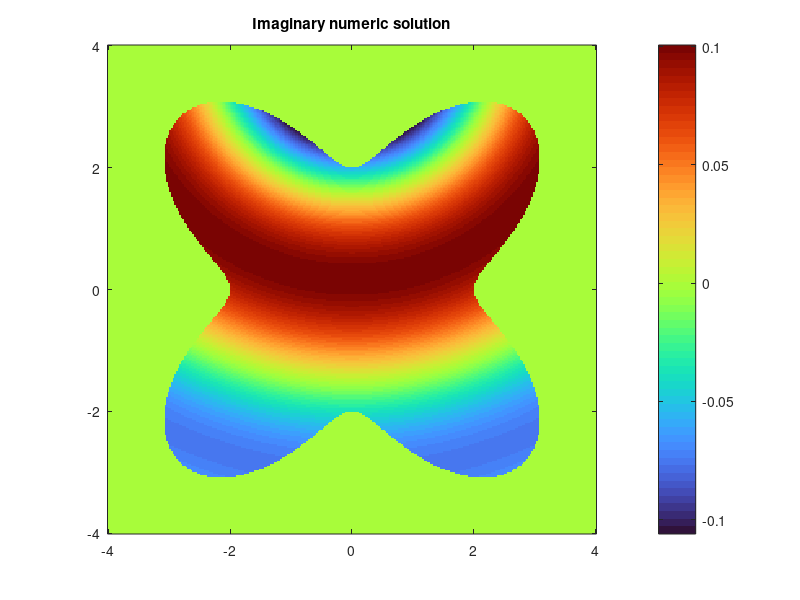

The MATLAB script that drew this image:
% Same initialization as before
N=300;
tvec = linspace(-pi+2*pi/N, pi, N);
rvec = 3+cos(4.*tvec+pi);
rprimvec = -4*sin(4.*tvec+pi);
rbisvec = -16*cos(4.*tvec+pi);
y1 = rvec .*cos(tvec);
y2 = rvec .*sin(tvec);
nu1 = rvec .* cos(tvec) + rprimvec .* sin(tvec);
nu2 = rvec .* sin(tvec) - rprimvec .* cos(tvec);
nu1 = nu1 ./ sqrt( rvec.^2+ rprimvec.^2 );
nu2 = nu2 ./ sqrt( rvec.^2+ rprimvec.^2 );

A_k = zeros(N,N); % Initialize  
vecdsdt = sqrt(rprimvec.^2+rvec.^2);
p = [0;4]; % point outside D
k = 1; % Define k-value
% Modified computation for loop for Helmholtz equation
for i = 1:N
    for j = 1:N
        nu_i = [nu1(i), nu2(i)];
    
        r_j = [y1(j), y2(j)];
        r_i = [y1(i), y2(i)];
        
        difference = r_i - r_j;
        hankel_func = besselh(1,1,k*norm(difference)); %phi_k is the Hankel function
        taljare = (1i*k/4)*hankel_func; 
        namnare = (norm(difference)); 
    
        A_k(i,j) = dot(nu_i, difference)*taljare/namnare; % computing elements
    end
end
% Updating diagonal elements with the limit
for i = 1:N
    taljare = rprimvec(i)^2 - 0.5*rbisvec(i)*rvec(i)+0.5*rvec(i)^2;
    namnare = 2*pi*(rprimvec(i)^2 + rvec(i)^2)^(3/2);
    A_k(i,i) = taljare/namnare;
end

%%
M = 300; % pick something here
x1field = linspace(-4, 4, M);
x2field = linspace(-4, 4, M);
ufield = zeros(M,M);
exactfield = zeros(M,M);
% Modified g function with Helmholtz criteria
gvec = (1i*k/4) * besselh(1,1,k*vecnorm([y1;y2]-p))./vecnorm([y1;y2]-p) .* (dot(([y1;y2]-p),[nu1;nu2]));
hvec = (-eye(N)/2+ 2*pi/N * A_k * diag(vecdsdt))\gvec.';
hvec = hvec.';

for ix1=1:M
   for ix2=1:M
        x1=x1field(ix1);
        x2=x2field(ix2);
        t=angle(complex(x1,x2));
        radius= 3+cos(4*t+pi); %formula for rvec
        if x1^2+ x2^2< radius^2
           phivec = (-1i / 4) * besselh(0, k * vecnorm([y1;y2] - [x1;x2])); %kernel expression in terms of xi, yi, nui, i=1,2
           exactfield(ix1,ix2) = -1i/4*besselh(0,k*sqrt(x1.^2+(x2-4).^2));
           ufield(ix1,ix2) = (phivec*((hvec.* vecdsdt).')*2*pi/N);
        end
    end
end

t=0;
re_ufield = real(ufield*exp(-1i*k*t));
im_ufield = imag(ufield*exp(-1i*k*t));
re_exactfield = real(exactfield);
im_exactfield = imag(exactfield);
errorfield = log10(abs(re_ufield-re_exactfield));

re_mean_numeric = mean(re_ufield(M/3:M*2/3,M/3:M*2/3),'all');
re_mean_analytic = mean(re_exactfield(M/3:M*2/3,M/3:M*2/3), 'all');
im_mean_numeric = mean(im_ufield(M/3:M*2/3,M/3:M*2/3),'all');
im_mean_analytic = mean(im_exactfield(M/3:M*2/3,M/3:M*2/3),'all');
re_error = log10(abs(re_ufield-re_mean_numeric+re_mean_analytic-re_exactfield));
im_error = log10(abs(im_ufield-im_mean_numeric+im_mean_analytic-im_exactfield));

%% 
imagesc(x1field, x2field, re_exactfield.')
axis xy
colormap turbo
pbaspect([1 1 1])
colorbar
title('Analytical solution of u(x,y)')

%%
imagesc(x1field, x2field, re_ufield.')
axis xy
colormap turbo
pbaspect([1 1 1])
colorbar
title('Numerical solution of u(x,y)')

%%
imagesc(x1field, x2field, re_error.')
axis xy
colormap turbo
pbaspect([1 1 1])
colorbar
title('Real error plot')

%%
imagesc(x1field, x2field, im_error.')
axis xy
colormap turbo
pbaspect([1 1 1])
colorbar
title('Imaginary error plot')

%%
imagesc(x1field, x2field, im_exactfield.')
axis xy
colormap turbo
pbaspect([1 1 1])
colorbar
title('Imaginary analytical solution')

%%
imagesc(x1field, x2field, im_ufield.')
axis xy
colormap turbo
pbaspect([1 1 1])
colorbar
title('Imaginary numeric solution')
